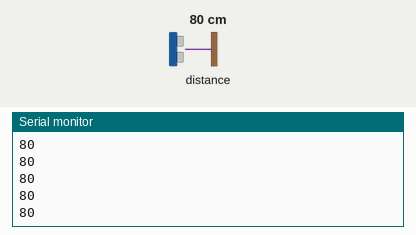
This program was run on a simulated Arduino Mega 2560, built with avr-gcc and run on an emulated ATmega2560. On the bench: the last lines printed to the serial monitor. Inputs (shaded band) come from the test bench; at power-on: distance to the obstacle 80 cm.

Above: at 1.2 s.
1.3 s: distance to the obstacle set to 2 cm
At 1.8 s:
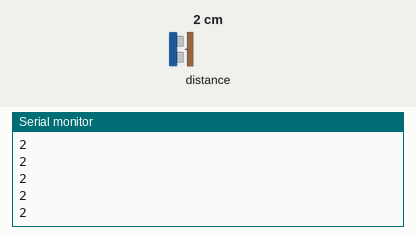
2.8 s: distance to the obstacle set to 4 cm
At 3.8 s:
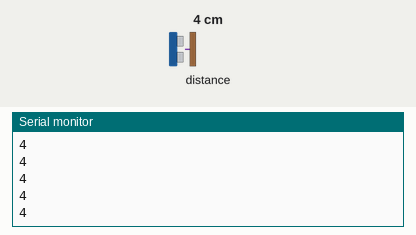
Timing chart, 0 to 5.8 s (numbered marks = the images above; inputs shaded):
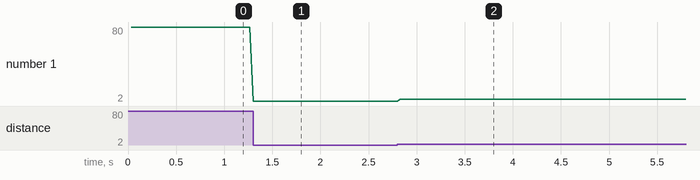

Measured:
- after the input at 1.3 s, the serial monitor: prints a new line at once (image 1)
- after the input at 2.8 s, the serial monitor: prints a new line at once (image 2)
- plotted number 1: 80 → 2 after the input at 1.3 s, 2 → 4 after the input at 2.8 s

The program:

main.cpp
```cpp
/* This example shows how to get single-shot range
  measurements from the VL53L0X. The sensor can optionally be
  configured with different ranging profiles, as described in
  the VL53L0X API user manual, to get better performance for
  a certain application. This code is based on the four
  "SingleRanging" examples in the VL53L0X API.
  The range readings are in units of mm. */
#include <Arduino.h>
#include <Wire.h>
#include <VL53L0X.h>

VL53L0X sensor;

//command butfufcu
// Uncomment this line to use long range mode. This
// increases the sensitivity of the sensor and extends its
// potential range, but increases the likelihood of getting
// an inaccurate reading because of reflections from objects
// other than the intended target. It works best in dark
// conditions.

#define LONG_RANGE


// Uncomment ONE of these two lines to get
// - higher speed at the cost of lower accuracy OR
// - higher accuracy at the cost of lower speed

//#define HIGH_SPEED
//#define HIGH_ACCURACY


void setup()
{
  Serial.begin(9600);
  Wire.begin();

  sensor.setTimeout(500);
  if (!sensor.init())
  {
    Serial.println("Failed to detect and initialize sensor!");
    while (1) {}
  }

#if defined LONG_RANGE
  // lower the return signal rate limit (default is 0.25 MCPS)
  sensor.setSignalRateLimit(0.1);
  // increase laser pulse periods (defaults are 14 and 10 PCLKs)
  sensor.setVcselPulsePeriod(VL53L0X::VcselPeriodPreRange, 18);
  sensor.setVcselPulsePeriod(VL53L0X::VcselPeriodFinalRange, 14);
#endif

#if defined HIGH_SPEED
  // reduce timing budget to 20 ms (default is about 33 ms)
  sensor.setMeasurementTimingBudget(20000);
#elif defined HIGH_ACCURACY
  // increase timing budget to 200 ms
  sensor.setMeasurementTimingBudget(200000);
#endif
}

void loop()
{
  //  Serial.print(sensor.readRangeSingleMillimeters());
  int Jarak = sensor.readRangeSingleMillimeters();
  int Jarak_Cm = Jarak / 10;
  Serial.println(Jarak_Cm);
  if (sensor.timeoutOccurred()) {
    Serial.print(" TIMEOUT");
  }

  Serial.println();
}
```
